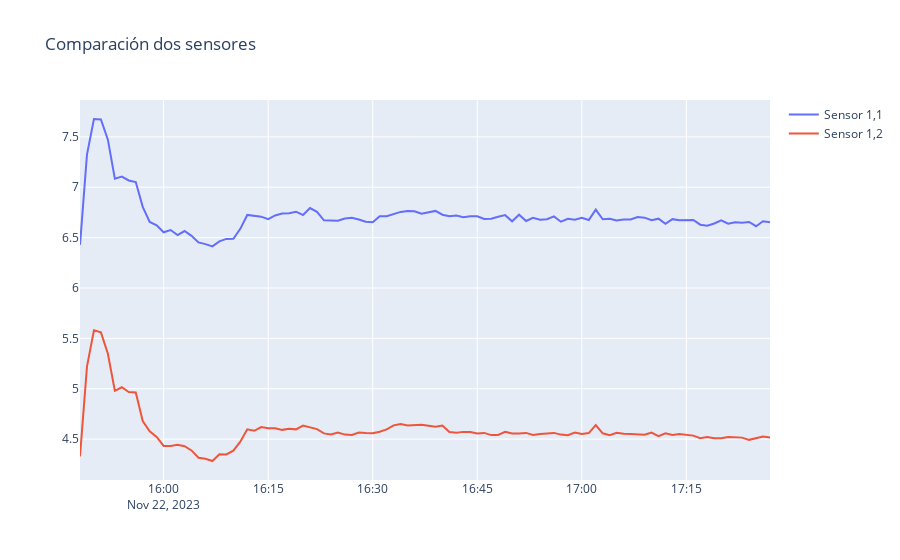

Notebook code cell kept with this figure:
### Code cell
import plotly.graph_objects as go

# Suponiendo que ya tienes un DataFrame df con columnas "fechas" y "valores"

fig = go.Figure()
fig.add_trace(go.Scatter(x=df1["fechas"], y=df1["valores"], mode='lines', name="Sensor 1,1"))
fig.add_trace(go.Scatter(x=df1["fechas"], y=df2["valores"], mode='lines', name="Sensor 1,2"))

fig.update_layout(title='Comparación dos sensores')

fig.show()
